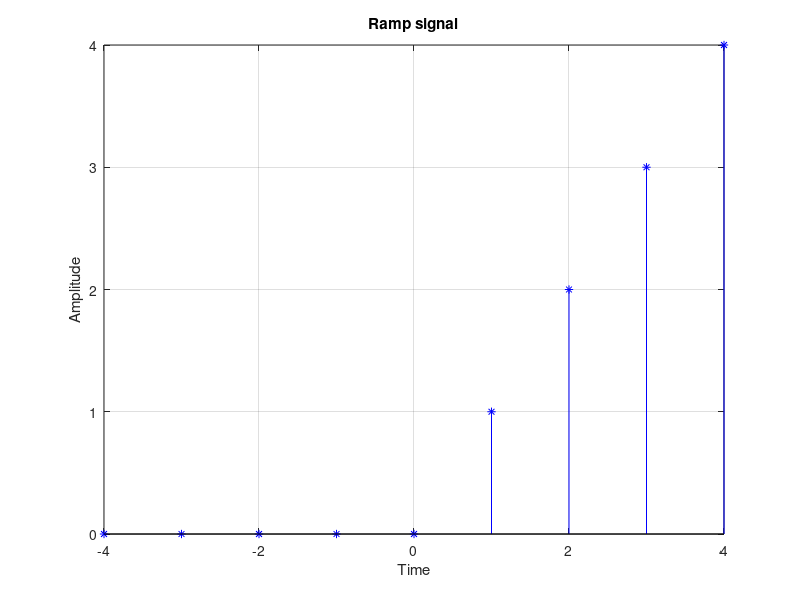

MATLAB code for this plot:
% Ramp signal generation
clc;clear all;close all;
negative_time=-4;positive_time=4;
n=negative_time:1:positive_time;
index=0;
for i=negative_time:1:positive_time
    index=index+1;
    if i==0 || i>0
        u=i;
    else
        u=0;
    end
    n(2,index)=u;
end
figure(1)
stem(n(1,:),n(2,:),'b*');
xlabel('Time');
ylabel('Amplitude');
title('Ramp signal');
grid on;